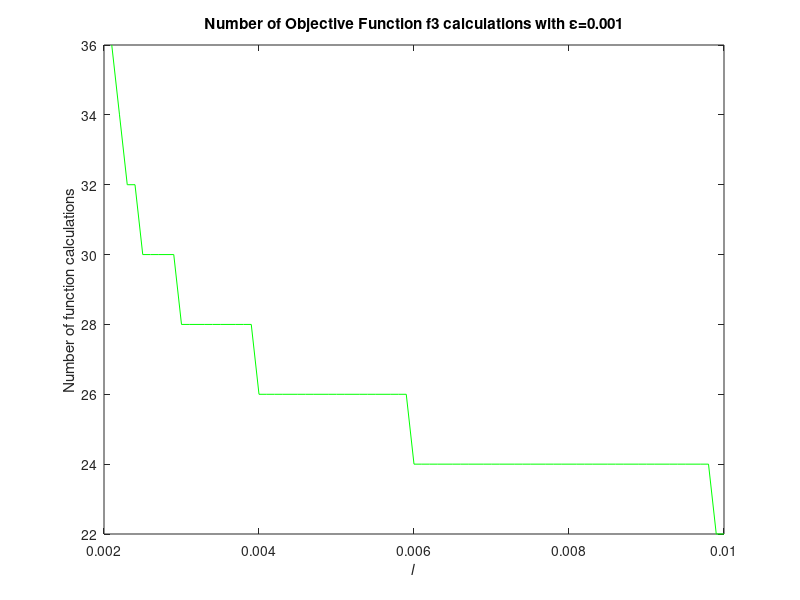

Reproduce this figure in MATLAB.
clear
clc
e = 0.001;
l = 0.0021:0.0001:0.01;
a = zeros(100,1);
b = zeros(100,1);
a(1) = -4; b(1) = 4;
% Choose a function by removing its '%' and by placing it on the other 2
%f = @(x) (x-3)^2 + (sin(x+3))^2;
%f = @(x) (x-1) * cos(x/2) + x^2;
f = @(x) (x+2)^2 + exp(x-2) * sin(x+3);
x1 = zeros(100,1);
x2 = zeros(100,1);
K = zeros(length(l),1);
for i = 1:length(l)
    k = 1;
    while b(k)-a(k) >= l(i)
        x1(k) = (a(k)+b(k))/2 - e;
        x2(k) = (a(k)+b(k))/2 + e;
        if f(x1(k)) < f(x2(k))
            a(k+1) = a(k);
            b(k+1) = x2(k);
        else
            a(k+1) = x1(k);
            b(k+1) = b(k);
        end
        k = k + 1;
    end
    K(i) = k;
end
f_calculations = 2 * K;
figure(1)
plot(l,f_calculations,'green')
hold on
title('Number of Objective Function f3 calculations with ε=0.001')
xlabel('𝑙')
ylabel('Number of function calculations')